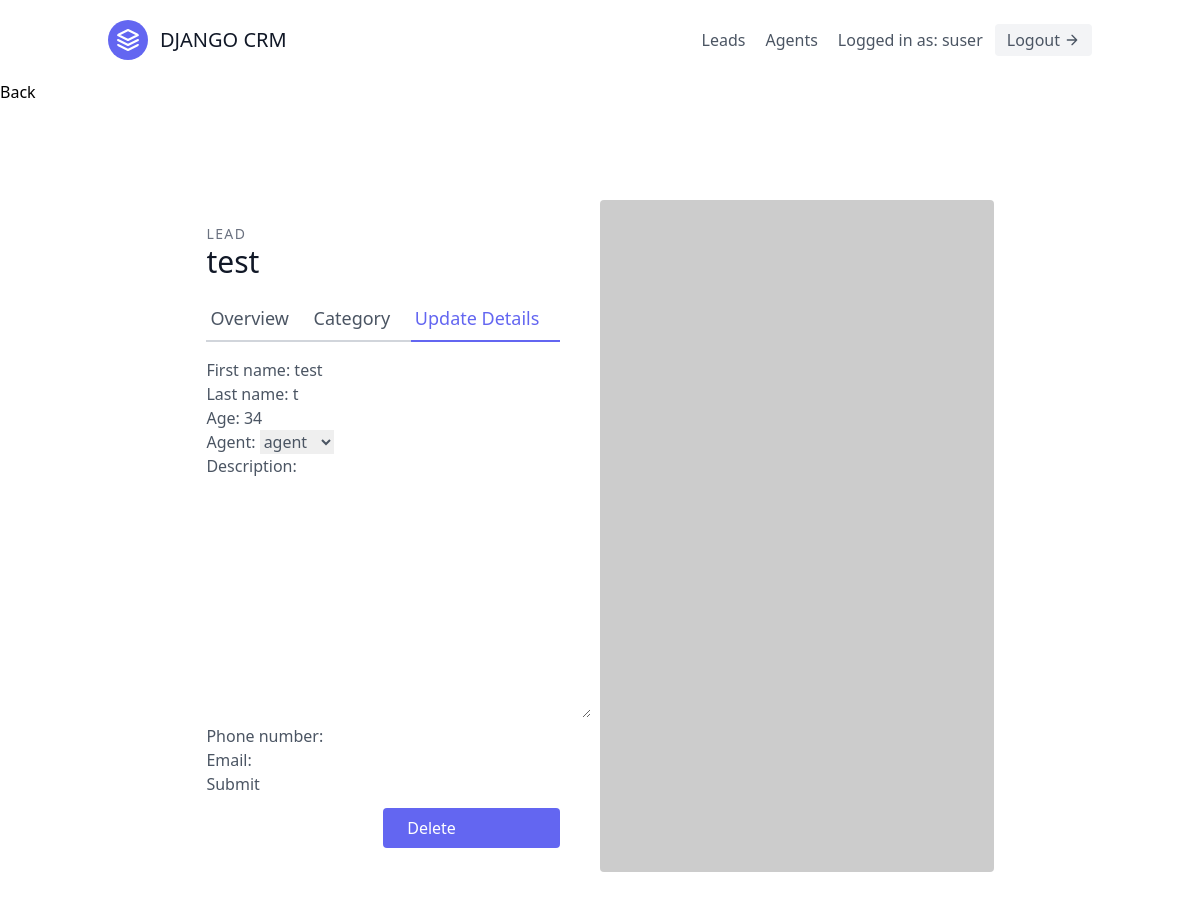
Before: /leads/1/update/ (signed in) with the older database file.
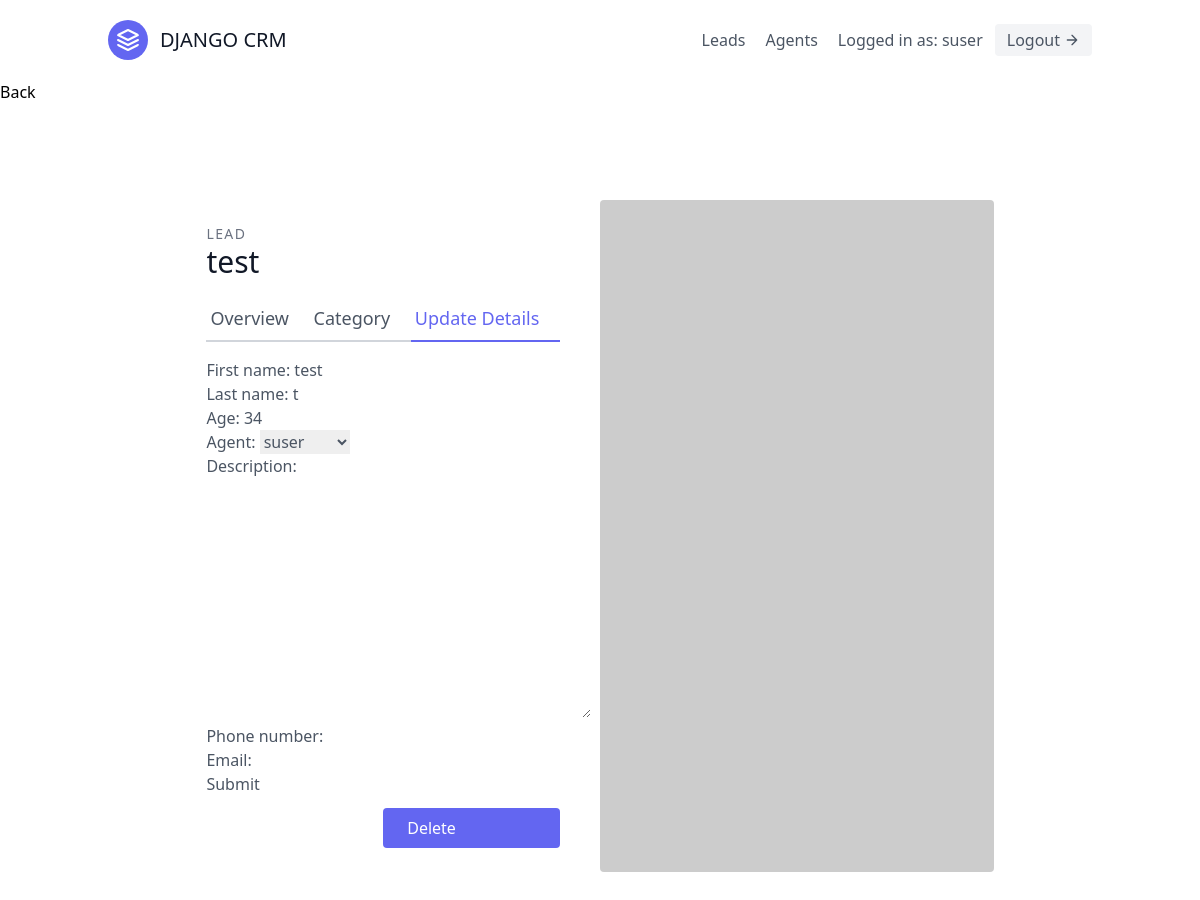
After: the same page with the newer database file.
### leads/models.py (models this page shows, shortened)
class Lead(models.Model):
  first_name = models.CharField(max_length=20)
  last_name = models.CharField(max_length=20)
  age = models.IntegerField(default=0)
  organisation = models.ForeignKey(UserProfile, on_delete=models.CASCADE)
  agent = models.ForeignKey(Agent, null=True, blank=True, on_delete=models.SET_NULL)
  category = models.ForeignKey("Category", related_name="leads", on_delete=models.SET_NULL, blank=True, null=True)
  description = models.TextField()
  date_added = models.DateTimeField(auto_now_add=True)
  phone_number = models.CharField(max_length=20)
  email = models.EmailField()

### leads/views.py (the view, shortened to what this page needs)
# urls.py: path('<int:pk>/update/', LeadUpdateView.as_view(), name='lead-update'),
class LeadUpdateView(OrganisorAndLoginRequiredMixin, generic.UpdateView):
  template_name = "leads/lead_update.html"
  form_class = LeadModelForm
  def get_queryset(self):
    user = self.request.user
    return Lead.objects.filter(organisation=user.userprofile)

### leads/forms.py
class LeadModelForm(forms.ModelForm):
  class Meta:
    model = Lead
    fields = (
      'first_name',
      'last_name',
      'age',
      'agent',
      'description',
      'phone_number',
      'email',
    )

### agents/mixins.py (called while the page is built)
    def dispatch(self, request, *args, **kwargs):
        if not request.user.is_authenticated or not request.user.is_organisor:
            return redirect("leads:lead-list")
        return super().dispatch(request, *args, **kwargs)

### leads/models.py (called while the page is built)
  def __str__(self):
    return self.user.username

### leads/templates/leads/lead_update.html (shortened to what this page needs)
{% extends 'base.html' %}
{% block content %}
<a href="{% url 'leads:lead-detail' lead.pk %}">Back</a>
<section class="text-gray-600 body-font overflow-hidden">
  <div class="container px-5 py-24 mx-auto">
    <div class="lg:w-4/5 mx-auto flex flex-wrap">
      <div class="lg:w-1/2 w-full lg:pr-10 lg:py-6 mb-6 lg:mb-0">
        <h2 class="text-sm title-font text-gray-500 tracking-widest">LEAD</h2>
        <h1 class="text-gray-900 text-3xl title-font font-medium mb-4">
          {{ lead.first_name }} {{ lead.lastname }}
        </h1>
        <div class="flex mb-4">
          <a href="{% url 'leads:lead-detail' lead.pk %}" class="flex-grow border-b-2 border-gray-300 py-2 text-lg px-1">
            Overview
          </a>
          <a href="{% url 'leads:lead-category-update' lead.pk %}" class="flex-grow border-b-2 border-gray-300 py-2 text-lg px-1">
            Category
          </a>
          <a href="{% url 'leads:lead-update' lead.pk %}" class="flex-grow text-indigo-500 border-b-2 border-indigo-500 py-2 text-lg px-1">
            Update Details
          </a>
        </div>
        <form method="post">
          {{form.as_p}}
          <button type="submit">Submit</button>
        </form>
        <a href="{% url 'leads:lead-delete' lead.pk %}" class="w-1/2 mt-3 flex ml-auto text-white bg-indigo-500 border-0 py-2 px-6 focus:outline-none hover:bg-indigo-600 rounded">
          Delete
        </a>
      </div>
      <img alt="ecommerce" class="lg:w-1/2 w-full lg:h-auto h-64 object-cover object-center rounded" src="https://dummyimage.com/400x400">
    </div>
  </div>
</section>
{% endblock content %}

Changed rows visible on the page:
changed Lead "test": agent "agent" → "suser"
